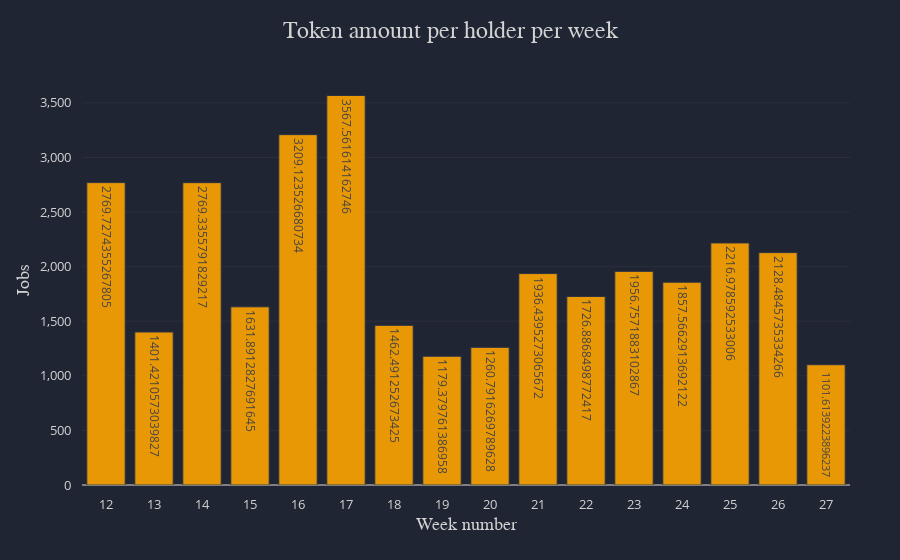

This figure's notebook cell:
### Code cell
tokens_per_week = df.groupby('week')[['TokenAmountPerHolder']].sum().transpose()
layout = chart.layout(color_palette=['orange'], title='Token amount per holder per week', x_title='Week number', showlegend=False, y_title='Jobs')
chart.bar(tokens_per_week, layout=layout)

### Figure 1 — Plotly figure (JSON) as saved in the notebook; plotly's stock layout.template omitted (floating-point values rounded to 4 significant figures)
{"data": [{"marker": {"line": {"color": "#2C3347", "width": 1}, "opacity": 0.9}, "name": "TokenAmountPerHolder", "orientation": "v", "text": [2770.0, 1401.0, 2769.0, 1632.0, 3209.0, 3568.0, 1462.0, 1179.0, 1261.0, 1936.0, 1727.0, 1957.0, 1858.0, 2217.0, 2128.0, 1102.0], "type": "bar", "x": ["12", "13", "14", "15", "16", "17", "18", "19", "20", "21", "22", "23", "24", "25", "26", "27"], "y": [2770.0, 1401.0, 2769.0, 1632.0, 3209.0, 3568.0, 1462.0, 1179.0, 1261.0, 1936.0, 1727.0, 1957.0, 1858.0, 2217.0, 2128.0, 1102.0]}], "layout": {"autosize": true, "colorway": ["orange"], "legend": {"bordercolor": "#202534", "borderwidth": 0, "font": {"color": "lightgrey", "family": "sans-serif", "size": 12}, "itemclick": "toggle", "itemdoubleclick": "toggleothers", "orientation": "v", "traceorder": "normal", "valign": "middle", "x": 1.02, "xanchor": "left", "y": 1, "yanchor": "middle"}, "margin": {"b": 75, "l": 75, "pad": 10, "r": 50, "t": 75}, "paper_bgcolor": "#202534", "plot_bgcolor": "#202534", "showlegend": false, "title": {"font": {"color": "lightgrey", "family": "sans-serif", "size": 24}, "text": "Token amount per holder per week", "x": 0.5}, "xaxis": {"autorange": true, "color": "lightgrey", "dtick": 1, "gridcolor": "#343846", "gridwidth": 0.5, "separatethousands": true, "showgrid": false, "showline": false, "showticklabels": true, "tickangle": 0, "tickfont": {"color": "lightgrey", "size": 13}, "tickformat": "", "tickmode": "auto", "title": {"font": {"color": "lightgrey", "family": "sans-serif", "size": 18}, "text": "Week number"}, "type": "-", "zeroline": false, "zerolinecolor": "grey"}, "yaxis": {"autorange": true, "color": "lightgrey", "dtick": 1, "gridcolor": "#343846", "gridwidth": 0.5, "separatethousands": true, "showgrid": true, "showline": false, "showticklabels": true, "tickangle": 0, "tickfont": {"color": "lightgrey", "size": 13}, "tickformat": "", "tickmode": "auto", "ticks": "", "title": {"font": {"color": "lightgrey", "family": "sans-serif", "size": 18}, "text": "Jobs"}, "type": "-", "zeroline": true, "zerolinecolor": "grey"}}}
